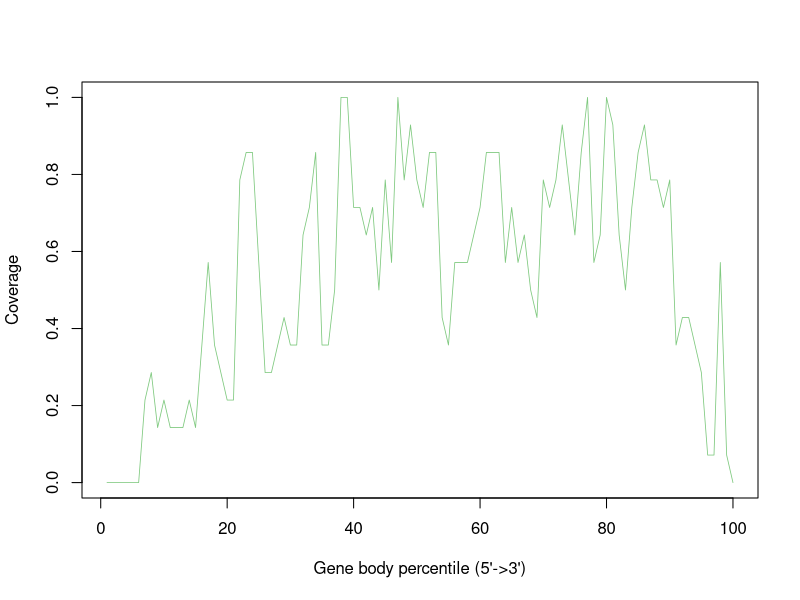

This figure's R source:
GSM4486064_Aligned.sortedByCoord_sorted.out <- c(0.0,0.0,0.0,0.0,0.0,0.0,0.21428571428571427,0.2857142857142857,0.14285714285714285,0.21428571428571427,0.14285714285714285,0.14285714285714285,0.14285714285714285,0.21428571428571427,0.14285714285714285,0.35714285714285715,0.5714285714285714,0.35714285714285715,0.2857142857142857,0.21428571428571427,0.21428571428571427,0.7857142857142857,0.8571428571428571,0.8571428571428571,0.5714285714285714,0.2857142857142857,0.2857142857142857,0.35714285714285715,0.42857142857142855,0.35714285714285715,0.35714285714285715,0.6428571428571429,0.7142857142857143,0.8571428571428571,0.35714285714285715,0.35714285714285715,0.5,1.0,1.0,0.7142857142857143,0.7142857142857143,0.6428571428571429,0.7142857142857143,0.5,0.7857142857142857,0.5714285714285714,1.0,0.7857142857142857,0.9285714285714286,0.7857142857142857,0.7142857142857143,0.8571428571428571,0.8571428571428571,0.42857142857142855,0.35714285714285715,0.5714285714285714,0.5714285714285714,0.5714285714285714,0.6428571428571429,0.7142857142857143,0.8571428571428571,0.8571428571428571,0.8571428571428571,0.5714285714285714,0.7142857142857143,0.5714285714285714,0.6428571428571429,0.5,0.42857142857142855,0.7857142857142857,0.7142857142857143,0.7857142857142857,0.9285714285714286,0.7857142857142857,0.6428571428571429,0.8571428571428571,1.0,0.5714285714285714,0.6428571428571429,1.0,0.9285714285714286,0.6428571428571429,0.5,0.7142857142857143,0.8571428571428571,0.9285714285714286,0.7857142857142857,0.7857142857142857,0.7142857142857143,0.7857142857142857,0.35714285714285715,0.42857142857142855,0.42857142857142855,0.35714285714285715,0.2857142857142857,0.07142857142857142,0.07142857142857142,0.5714285714285714,0.07142857142857142,0.0)


pdf("GSM4486064.geneBodyCoverage.curves.pdf")
x=1:100
icolor = colorRampPalette(c("#7fc97f","#beaed4","#fdc086","#ffff99","#386cb0","#f0027f"))(1)
plot(x,GSM4486064_Aligned.sortedByCoord_sorted.out,type='l',xlab="Gene body percentile (5'->3')", ylab="Coverage",lwd=0.8,col=icolor[1])
dev.off()
